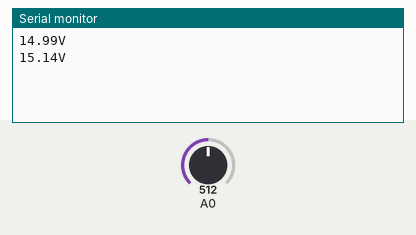
This sketch was run on a simulated Arduino Uno, built with avr-gcc and run on an emulated ATmega328P. Parts: the last lines printed to the serial monitor. The inputs (shaded band) are chosen by the test bench; at power-on: A0 = 512.

Above: at 1.2 s.
1.3 s: A0 set to 716
At 2.2 s:
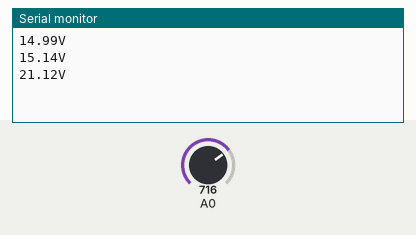
2.8 s: A0 set to 900
At 3.6 s:
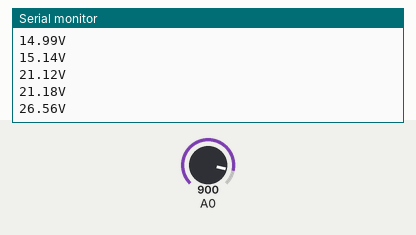
Timing chart, 0 to 5.8 s (numbered marks = the images above; inputs shaded):
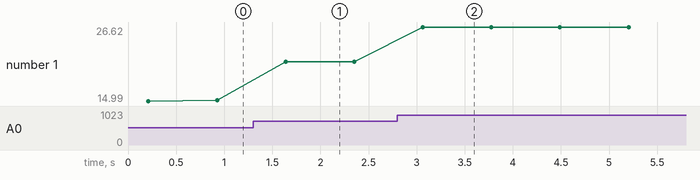

Measured:
- after the input at 1.3 s, the serial monitor: prints a new line after 0.34 s (image 1)
- after the input at 2.8 s, the serial monitor: prints a new line after 0.26 s (image 2)
- plotted number 1: 15.14 → 21.18 after the input at 1.3 s, 21.18 → 26.62 after the input at 2.8 s

The sketch:

F10XZ5II7CVM65C.ino
```cpp
 // Code for dc voltage measurement by using a voltage divider circuit


  int temp=0;
  float sum =0;
  float VOLTS_SCALE =0;
  float volt=0;
  void setup()
  {

  Serial.begin(9600);
  }

  void loop()
  {
    for(int i = 0; i < 100; i++)  // loop through reading raw adc values 100 number of times
  {
    temp=analogRead(A0);     // read the input pin
    sum += temp;             // store sum for averaging
    delay(2);
  }
   sum=sum/100;              // divide sum by 100 to get average

  // Calibration  for Voltage

   VOLTS_SCALE = 0.00488 * (120/20); // The voltage divider resistors are R1=100k and R2=20k // 5/1024 =0.00488
   volt = VOLTS_SCALE * sum ;

  Serial.print(volt);
  Serial.println("V");
  delay(500);
  }
```
